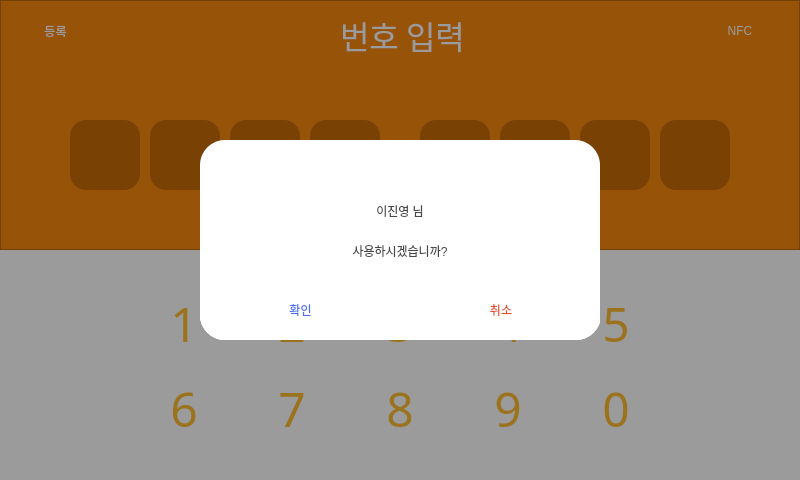
<?xml version="1.0" encoding="UTF-8"?>
<ui version="4.0">
 <class>LogIn</class>
 <widget class="QWidget" name="LogIn">
  <property name="geometry">
   <rect>
    <x>0</x>
    <y>0</y>
    <width>800</width>
    <height>480</height>
   </rect>
  </property>
  <property name="windowTitle">
   <string>Form</string>
  </property>
  <widget class="QFrame" name="KeypadFrame">
   <property name="geometry">
    <rect>
     <x>0</x>
     <y>250</y>
     <width>800</width>
     <height>230</height>
    </rect>
   </property>
   <property name="palette">
    <palette>
     <active>
      <colorrole role="Button">
       <brush brushstyle="SolidPattern">
        <color alpha="255">
         <red>255</red>
         <green>255</green>
         <blue>255</blue>
        </color>
       </brush>
      </colorrole>
      <colorrole role="Base">
       <brush brushstyle="SolidPattern">
        <color alpha="255">
         <red>255</red>
         <green>255</green>
         <blue>255</blue>
        </color>
       </brush>
      </colorrole>
      <colorrole role="Window">
       <brush brushstyle="SolidPattern">
        <color alpha="255">
         <red>255</red>
         <green>255</green>
         <blue>255</blue>
        </color>
       </brush>
      </colorrole>
     </active>
     <inactive>
      <colorrole role="Button">
       <brush brushstyle="SolidPattern">
        <color alpha="255">
         <red>255</red>
         <green>255</green>
         <blue>255</blue>
        </color>
       </brush>
      </colorrole>
      <colorrole role="Base">
       <brush brushstyle="SolidPattern">
        <color alpha="255">
         <red>255</red>
         <green>255</green>
         <blue>255</blue>
        </color>
       </brush>
      </colorrole>
      <colorrole role="Window">
       <brush brushstyle="SolidPattern">
        <color alpha="255">
         <red>255</red>
         <green>255</green>
         <blue>255</blue>
        </color>
       </brush>
      </colorrole>
     </inactive>
     <disabled>
      <colorrole role="Button">
       <brush brushstyle="SolidPattern">
        <color alpha="255">
         <red>255</red>
         <green>255</green>
         <blue>255</blue>
        </color>
       </brush>
      </colorrole>
      <colorrole role="Base">
       <brush brushstyle="SolidPattern">
        <color alpha="255">
         <red>255</red>
         <green>255</green>
         <blue>255</blue>
        </color>
       </brush>
      </colorrole>
      <colorrole role="Window">
       <brush brushstyle="SolidPattern">
        <color alpha="255">
         <red>255</red>
         <green>255</green>
         <blue>255</blue>
        </color>
       </brush>
      </colorrole>
     </disabled>
    </palette>
   </property>
   <property name="styleSheet">
    <string notr="true">background-color: rgb(255, 255, 255);
</string>
   </property>
   <widget class="QFrame" name="Keypad">
    <property name="geometry">
     <rect>
      <x>116</x>
      <y>25</y>
      <width>568</width>
      <height>180</height>
     </rect>
    </property>
    <widget class="QPushButton" name="KeypadButton_9">
     <property name="geometry">
      <rect>
       <x>352</x>
       <y>93</y>
       <width>80</width>
       <height>80</height>
      </rect>
     </property>
     <property name="sizePolicy">
      <sizepolicy hsizetype="Fixed" vsizetype="Fixed">
       <horstretch>0</horstretch>
       <verstretch>0</verstretch>
      </sizepolicy>
     </property>
     <property name="maximumSize">
      <size>
       <width>80</width>
       <height>80</height>
      </size>
     </property>
     <property name="font">
      <font>
       <family>배달의민족 도현</family>
       <pointsize>36</pointsize>
       <weight>50</weight>
       <italic>false</italic>
       <bold>false</bold>
      </font>
     </property>
     <property name="styleSheet">
      <string notr="true">QPushButton
{
	border-radius: 3px;
	font: 36pt &quot;배달의민족 도현&quot;;
	color: rgb(255, 188, 50);
	background-color: rgb(255, 255, 255);
	border-color: rgb(255, 188, 50);
}

QPushButton:hover
{
	background-color: rgb(223, 163, 43);
	color: rgb(255, 255, 255);
}</string>
     </property>
     <property name="text">
      <string>9</string>
     </property>
    </widget>
    <widget class="QPushButton" name="KeypadButton_1">
     <property name="geometry">
      <rect>
       <x>28</x>
       <y>8</y>
       <width>80</width>
       <height>80</height>
      </rect>
     </property>
     <property name="sizePolicy">
      <sizepolicy hsizetype="Fixed" vsizetype="Fixed">
       <horstretch>0</horstretch>
       <verstretch>0</verstretch>
      </sizepolicy>
     </property>
     <property name="maximumSize">
      <size>
       <width>80</width>
       <height>80</height>
      </size>
     </property>
     <property name="font">
      <font>
       <family>배달의민족 도현</family>
       <pointsize>36</pointsize>
       <weight>50</weight>
       <italic>false</italic>
       <bold>false</bold>
      </font>
     </property>
     <property name="styleSheet">
      <string notr="true">QPushButton
{
	border-radius: 3px;
	font: 36pt &quot;배달의민족 도현&quot;;
	color: rgb(255, 188, 50);
	background-color: rgb(255, 255, 255);
	border-color: rgb(255, 188, 50);
}

QPushButton:hover
{
	background-color: rgb(223, 163, 43);
	color: rgb(255, 255, 255);
}</string>
     </property>
     <property name="text">
      <string>1</string>
     </property>
    </widget>
    <widget class="QPushButton" name="KeypadButton_4">
     <property name="geometry">
      <rect>
       <x>352</x>
       <y>8</y>
       <width>80</width>
       <height>80</height>
      </rect>
     </property>
     <property name="sizePolicy">
      <sizepolicy hsizetype="Fixed" vsizetype="Fixed">
       <horstretch>0</horstretch>
       <verstretch>0</verstretch>
      </sizepolicy>
     </property>
     <property name="maximumSize">
      <size>
       <width>80</width>
       <height>80</height>
      </size>
     </property>
     <property name="font">
      <font>
       <family>배달의민족 도현</family>
       <pointsize>36</pointsize>
       <weight>50</weight>
       <italic>false</italic>
       <bold>false</bold>
      </font>
     </property>
     <property name="styleSheet">
      <string notr="true">QPushButton
{
	border-radius: 3px;
	font: 36pt &quot;배달의민족 도현&quot;;
	color: rgb(255, 188, 50);
	background-color: rgb(255, 255, 255);
	border-color: rgb(255, 188, 50);
}

QPushButton:hover
{
	background-color: rgb(223, 163, 43);
	color: rgb(255, 255, 255);
}</string>
     </property>
     <property name="text">
      <string>4</string>
     </property>
    </widget>
    <widget class="QPushButton" name="KeypadButton_0">
     <property name="geometry">
      <rect>
       <x>460</x>
       <y>93</y>
       <width>80</width>
       <height>80</height>
      </rect>
     </property>
     <property name="sizePolicy">
      <sizepolicy hsizetype="Fixed" vsizetype="Fixed">
       <horstretch>0</horstretch>
       <verstretch>0</verstretch>
      </sizepolicy>
     </property>
     <property name="maximumSize">
      <size>
       <width>80</width>
       <height>80</height>
      </size>
     </property>
     <property name="font">
      <font>
       <family>배달의민족 도현</family>
       <pointsize>36</pointsize>
       <weight>50</weight>
       <italic>false</italic>
       <bold>false</bold>
      </font>
     </property>
     <property name="styleSheet">
      <string notr="true">QPushButton
{
	border-radius: 3px;
	font: 36pt &quot;배달의민족 도현&quot;;
	color: rgb(255, 188, 50);
	background-color: rgb(255, 255, 255);
	border-color: rgb(255, 188, 50);
}

QPushButton:hover
{
	background-color: rgb(223, 163, 43);
	color: rgb(255, 255, 255);
}</string>
     </property>
     <property name="text">
      <string>0</string>
     </property>
    </widget>
    <widget class="QPushButton" name="KeypadButton_5">
     <property name="geometry">
      <rect>
       <x>460</x>
       <y>8</y>
       <width>80</width>
       <height>80</height>
      </rect>
     </property>
     <property name="sizePolicy">
      <sizepolicy hsizetype="Fixed" vsizetype="Fixed">
       <horstretch>0</horstretch>
       <verstretch>0</verstretch>
      </sizepolicy>
     </property>
     <property name="maximumSize">
      <size>
       <width>80</width>
       <height>80</height>
      </size>
     </property>
     <property name="font">
      <font>
       <family>배달의민족 도현</family>
       <pointsize>36</pointsize>
       <weight>50</weight>
       <italic>false</italic>
       <bold>false</bold>
      </font>
     </property>
     <property name="styleSheet">
      <string>QPushButton
{
	border-radius: 3px;
	font: 36pt &quot;배달의민족 도현&quot;;
	color: rgb(255, 188, 50);
	background-color: rgb(255, 255, 255);
	border-color: rgb(255, 188, 50);
}

QPushButton:hover
{
	background-color: rgb(223, 163, 43);
	color: rgb(255, 255, 255);
}</string>
     </property>
     <property name="text">
      <string>5</string>
     </property>
    </widget>
    <widget class="QPushButton" name="KeypadButton_2">
     <property name="geometry">
      <rect>
       <x>136</x>
       <y>8</y>
       <width>80</width>
       <height>80</height>
      </rect>
     </property>
     <property name="sizePolicy">
      <sizepolicy hsizetype="Fixed" vsizetype="Fixed">
       <horstretch>0</horstretch>
       <verstretch>0</verstretch>
      </sizepolicy>
     </property>
     <property name="maximumSize">
      <size>
       <width>80</width>
       <height>80</height>
      </size>
     </property>
     <property name="font">
      <font>
       <family>배달의민족 도현</family>
       <pointsize>36</pointsize>
       <weight>50</weight>
       <italic>false</italic>
       <bold>false</bold>
      </font>
     </property>
     <property name="styleSheet">
      <string notr="true">QPushButton
{
	border-radius: 3px;
	font: 36pt &quot;배달의민족 도현&quot;;
	color: rgb(255, 188, 50);
	background-color: rgb(255, 255, 255);
	border-color: rgb(255, 188, 50);
}

QPushButton:hover
{
	background-color: rgb(223, 163, 43);
	color: rgb(255, 255, 255);
}</string>
     </property>
     <property name="text">
      <string>2</string>
     </property>
    </widget>
    <widget class="QPushButton" name="KeypadButton_7">
     <property name="geometry">
      <rect>
       <x>136</x>
       <y>93</y>
       <width>80</width>
       <height>80</height>
      </rect>
     </property>
     <property name="sizePolicy">
      <sizepolicy hsizetype="Fixed" vsizetype="Fixed">
       <horstretch>0</horstretch>
       <verstretch>0</verstretch>
      </sizepolicy>
     </property>
     <property name="maximumSize">
      <size>
       <width>80</width>
       <height>80</height>
      </size>
     </property>
     <property name="font">
      <font>
       <family>배달의민족 도현</family>
       <pointsize>36</pointsize>
       <weight>50</weight>
       <italic>false</italic>
       <bold>false</bold>
      </font>
     </property>
     <property name="styleSheet">
      <string notr="true">QPushButton
{
	border-radius: 3px;
	font: 36pt &quot;배달의민족 도현&quot;;
	color: rgb(255, 188, 50);
	background-color: rgb(255, 255, 255);
	border-color: rgb(255, 188, 50);
}

QPushButton:hover
{
	background-color: rgb(223, 163, 43);
	color: rgb(255, 255, 255);
}</string>
     </property>
     <property name="text">
      <string>7</string>
     </property>
    </widget>
    <widget class="QPushButton" name="KeypadButton_3">
     <property name="geometry">
      <rect>
       <x>244</x>
       <y>8</y>
       <width>80</width>
       <height>80</height>
      </rect>
     </property>
     <property name="sizePolicy">
      <sizepolicy hsizetype="Fixed" vsizetype="Fixed">
       <horstretch>0</horstretch>
       <verstretch>0</verstretch>
      </sizepolicy>
     </property>
     <property name="maximumSize">
      <size>
       <width>80</width>
       <height>80</height>
      </size>
     </property>
     <property name="font">
      <font>
       <family>배달의민족 도현</family>
       <pointsize>36</pointsize>
       <weight>50</weight>
       <italic>false</italic>
       <bold>false</bold>
      </font>
     </property>
     <property name="styleSheet">
      <string notr="true">QPushButton
{
	border-radius: 3px;
	font: 36pt &quot;배달의민족 도현&quot;;
	color: rgb(255, 188, 50);
	background-color: rgb(255, 255, 255);
	border-color: rgb(255, 188, 50);
}

QPushButton:hover
{
	background-color: rgb(223, 163, 43);
	color: rgb(255, 255, 255);
}</string>
     </property>
     <property name="text">
      <string>3</string>
     </property>
    </widget>
    <widget class="QPushButton" name="KeypadButton_8">
     <property name="geometry">
      <rect>
       <x>244</x>
       <y>93</y>
       <width>80</width>
       <height>80</height>
      </rect>
     </property>
     <property name="sizePolicy">
      <sizepolicy hsizetype="Fixed" vsizetype="Fixed">
       <horstretch>0</horstretch>
       <verstretch>0</verstretch>
      </sizepolicy>
     </property>
     <property name="maximumSize">
      <size>
       <width>80</width>
       <height>80</height>
      </size>
     </property>
     <property name="font">
      <font>
       <family>배달의민족 도현</family>
       <pointsize>36</pointsize>
       <weight>50</weight>
       <italic>false</italic>
       <bold>false</bold>
      </font>
     </property>
     <property name="styleSheet">
      <string notr="true">QPushButton
{
	border-radius: 3px;
	font: 36pt &quot;배달의민족 도현&quot;;
	color: rgb(255, 188, 50);
	background-color: rgb(255, 255, 255);
	border-color: rgb(255, 188, 50);
}

QPushButton:hover
{
	background-color: rgb(223, 163, 43);
	color: rgb(255, 255, 255);
}</string>
     </property>
     <property name="text">
      <string>8</string>
     </property>
    </widget>
    <widget class="QPushButton" name="KeypadButton_6">
     <property name="geometry">
      <rect>
       <x>28</x>
       <y>93</y>
       <width>80</width>
       <height>80</height>
      </rect>
     </property>
     <property name="sizePolicy">
      <sizepolicy hsizetype="Fixed" vsizetype="Fixed">
       <horstretch>0</horstretch>
       <verstretch>0</verstretch>
      </sizepolicy>
     </property>
     <property name="maximumSize">
      <size>
       <width>80</width>
       <height>80</height>
      </size>
     </property>
     <property name="font">
      <font>
       <family>배달의민족 도현</family>
       <pointsize>36</pointsize>
       <weight>50</weight>
       <italic>false</italic>
       <bold>false</bold>
      </font>
     </property>
     <property name="styleSheet">
      <string notr="true">QPushButton
{
	border-radius: 3px;
	font: 36pt &quot;배달의민족 도현&quot;;
	color: rgb(255, 188, 50);
	background-color: rgb(255, 255, 255);
	border-color: rgb(255, 188, 50);
}

QPushButton:hover
{
	background-color: rgb(223, 163, 43);
	color: rgb(255, 255, 255);
}</string>
     </property>
     <property name="text">
      <string>6</string>
     </property>
    </widget>
    <widget class="QLabel" name="LongStick_1">
     <property name="geometry">
      <rect>
       <x>6</x>
       <y>10</y>
       <width>16</width>
       <height>160</height>
      </rect>
     </property>
     <property name="text">
      <string/>
     </property>
     <property name="pixmap">
      <pixmap>Images/boldStick.png</pixmap>
     </property>
     <property name="alignment">
      <set>Qt::AlignCenter</set>
     </property>
    </widget>
    <widget class="QLabel" name="LongStick_2">
     <property name="geometry">
      <rect>
       <x>546</x>
       <y>10</y>
       <width>16</width>
       <height>160</height>
      </rect>
     </property>
     <property name="text">
      <string/>
     </property>
     <property name="pixmap">
      <pixmap>Images/boldStick.png</pixmap>
     </property>
     <property name="alignment">
      <set>Qt::AlignCenter</set>
     </property>
    </widget>
    <widget class="QLabel" name="ShortStick_1">
     <property name="geometry">
      <rect>
       <x>117</x>
       <y>10</y>
       <width>10</width>
       <height>74</height>
      </rect>
     </property>
     <property name="text">
      <string/>
     </property>
     <property name="pixmap">
      <pixmap>Images/SharpStick.png</pixmap>
     </property>
     <property name="alignment">
      <set>Qt::AlignCenter</set>
     </property>
    </widget>
    <widget class="QLabel" name="ShortStick_8">
     <property name="geometry">
      <rect>
       <x>441</x>
       <y>96</y>
       <width>10</width>
       <height>74</height>
      </rect>
     </property>
     <property name="text">
      <string/>
     </property>
     <property name="pixmap">
      <pixmap>Images/SharpStick.png</pixmap>
     </property>
     <property name="alignment">
      <set>Qt::AlignCenter</set>
     </property>
    </widget>
    <widget class="QLabel" name="ShortStick_4">
     <property name="geometry">
      <rect>
       <x>441</x>
       <y>10</y>
       <width>10</width>
       <height>74</height>
      </rect>
     </property>
     <property name="text">
      <string/>
     </property>
     <property name="pixmap">
      <pixmap>Images/SharpStick.png</pixmap>
     </property>
     <property name="alignment">
      <set>Qt::AlignCenter</set>
     </property>
    </widget>
    <widget class="QLabel" name="ShortStick_3">
     <property name="geometry">
      <rect>
       <x>333</x>
       <y>10</y>
       <width>10</width>
       <height>74</height>
      </rect>
     </property>
     <property name="text">
      <string/>
     </property>
     <property name="pixmap">
      <pixmap>Images/SharpStick.png</pixmap>
     </property>
     <property name="alignment">
      <set>Qt::AlignCenter</set>
     </property>
    </widget>
    <widget class="QLabel" name="ShortStick_2">
     <property name="geometry">
      <rect>
       <x>225</x>
       <y>10</y>
       <width>10</width>
       <height>74</height>
      </rect>
     </property>
     <property name="text">
      <string/>
     </property>
     <property name="pixmap">
      <pixmap>Images/SharpStick.png</pixmap>
     </property>
     <property name="alignment">
      <set>Qt::AlignCenter</set>
     </property>
    </widget>
    <widget class="QLabel" name="ShortStick_7">
     <property name="geometry">
      <rect>
       <x>333</x>
       <y>96</y>
       <width>10</width>
       <height>74</height>
      </rect>
     </property>
     <property name="text">
      <string/>
     </property>
     <property name="pixmap">
      <pixmap>Images/SharpStick.png</pixmap>
     </property>
     <property name="alignment">
      <set>Qt::AlignCenter</set>
     </property>
    </widget>
    <widget class="QLabel" name="ShortStick_6">
     <property name="geometry">
      <rect>
       <x>225</x>
       <y>96</y>
       <width>10</width>
       <height>74</height>
      </rect>
     </property>
     <property name="text">
      <string/>
     </property>
     <property name="pixmap">
      <pixmap>Images/SharpStick.png</pixmap>
     </property>
     <property name="alignment">
      <set>Qt::AlignCenter</set>
     </property>
    </widget>
    <widget class="QLabel" name="ShortStick_5">
     <property name="geometry">
      <rect>
       <x>117</x>
       <y>96</y>
       <width>10</width>
       <height>74</height>
      </rect>
     </property>
     <property name="text">
      <string/>
     </property>
     <property name="pixmap">
      <pixmap>Images/SharpStick.png</pixmap>
     </property>
     <property name="alignment">
      <set>Qt::AlignCenter</set>
     </property>
    </widget>
   </widget>
  </widget>
  <widget class="QFrame" name="MenuBar">
   <property name="geometry">
    <rect>
     <x>0</x>
     <y>0</y>
     <width>800</width>
     <height>250</height>
    </rect>
   </property>
   <property name="styleSheet">
    <string notr="true">background-color: rgb(249, 138, 015);</string>
   </property>
   <property name="frameShape">
    <enum>QFrame::StyledPanel</enum>
   </property>
   <property name="frameShadow">
    <enum>QFrame::Raised</enum>
   </property>
   <widget class="QPushButton" name="ButtonNFC">
    <property name="geometry">
     <rect>
      <x>700</x>
      <y>5</y>
      <width>80</width>
      <height>51</height>
     </rect>
    </property>
    <property name="layoutDirection">
     <enum>Qt::RightToLeft</enum>
    </property>
    <property name="styleSheet">
     <string notr="true">border-radius: 1px;
background-color: rgba(241, 145, 039, 0);
color: rgb(255, 255, 255);
font: 20pt &quot;배달의민족 주아&quot;;</string>
    </property>
    <property name="text">
     <string>NFC</string>
    </property>
    <property name="icon">
     <iconset>
      <normaloff>Images/Phone.png</normaloff>Images/Phone.png</iconset>
    </property>
    <property name="iconSize">
     <size>
      <width>32</width>
      <height>32</height>
     </size>
    </property>
   </widget>
   <widget class="QPushButton" name="ButtonRegister">
    <property name="geometry">
     <rect>
      <x>10</x>
      <y>5</y>
      <width>91</width>
      <height>51</height>
     </rect>
    </property>
    <property name="styleSheet">
     <string notr="true">border-radius: 1px;
background-color: rgba(241, 145, 039, 0);
color: rgb(255, 255, 255);
font: 20pt &quot;배달의민족 주아&quot;;</string>
    </property>
    <property name="text">
     <string>등록</string>
    </property>
    <property name="icon">
     <iconset>
      <normaloff>Images/Document.png</normaloff>Images/Document.png</iconset>
    </property>
    <property name="iconSize">
     <size>
      <width>32</width>
      <height>32</height>
     </size>
    </property>
    <property name="autoRepeat">
     <bool>false</bool>
    </property>
   </widget>
   <widget class="QLabel" name="MenuPageLabel">
    <property name="geometry">
     <rect>
      <x>340</x>
      <y>5</y>
      <width>121</width>
      <height>60</height>
     </rect>
    </property>
    <property name="font">
     <font>
      <family>배달의민족 주아</family>
      <pointsize>24</pointsize>
      <weight>50</weight>
      <italic>false</italic>
      <bold>false</bold>
     </font>
    </property>
    <property name="styleSheet">
     <string notr="true">font: 24pt &quot;배달의민족 주아&quot;;</string>
    </property>
    <property name="text">
     <string>&lt;html&gt;&lt;head/&gt;&lt;body&gt;&lt;p align=&quot;center&quot;&gt;&lt;span style=&quot; color:#ffffff;&quot;&gt;번호 입력&lt;/span&gt;&lt;/p&gt;&lt;/body&gt;&lt;/html&gt;</string>
    </property>
    <property name="alignment">
     <set>Qt::AlignCenter</set>
    </property>
   </widget>
   <widget class="QPushButton" name="NumberDisplay_7">
    <property name="geometry">
     <rect>
      <x>580</x>
      <y>120</y>
      <width>70</width>
      <height>70</height>
     </rect>
    </property>
    <property name="font">
     <font>
      <family>배달의민족 주아</family>
      <pointsize>24</pointsize>
      <weight>50</weight>
      <italic>false</italic>
      <bold>false</bold>
     </font>
    </property>
    <property name="styleSheet">
     <string notr="true">border-radius: 16px;
background-color: rgb(199, 107, 5);
color: rgb(255, 255, 255);
font: 24pt &quot;배달의민족 주아&quot;;</string>
    </property>
   </widget>
   <widget class="QPushButton" name="NumberDisplay_5">
    <property name="geometry">
     <rect>
      <x>420</x>
      <y>120</y>
      <width>70</width>
      <height>70</height>
     </rect>
    </property>
    <property name="font">
     <font>
      <family>배달의민족 주아</family>
      <pointsize>24</pointsize>
      <weight>50</weight>
      <italic>false</italic>
      <bold>false</bold>
     </font>
    </property>
    <property name="styleSheet">
     <string notr="true">border-radius: 16px;
background-color: rgb(199, 107, 5);
color: rgb(255, 255, 255);
font: 24pt &quot;배달의민족 주아&quot;;</string>
    </property>
   </widget>
   <widget class="QPushButton" name="NumberDisplay_8">
    <property name="geometry">
     <rect>
      <x>660</x>
      <y>120</y>
      <width>70</width>
      <height>70</height>
     </rect>
    </property>
    <property name="font">
     <font>
      <family>배달의민족 주아</family>
      <pointsize>24</pointsize>
      <weight>50</weight>
      <italic>false</italic>
      <bold>false</bold>
     </font>
    </property>
    <property name="styleSheet">
     <string notr="true">border-radius: 16px;
background-color: rgb(199, 107, 5);
color: rgb(255, 255, 255);
font: 24pt &quot;배달의민족 주아&quot;;</string>
    </property>
   </widget>
   <widget class="QPushButton" name="NumberDisplay_1">
    <property name="geometry">
     <rect>
      <x>70</x>
      <y>120</y>
      <width>70</width>
      <height>70</height>
     </rect>
    </property>
    <property name="font">
     <font>
      <family>배달의민족 주아</family>
      <pointsize>24</pointsize>
      <weight>50</weight>
      <italic>false</italic>
      <bold>false</bold>
     </font>
    </property>
    <property name="styleSheet">
     <string notr="true">border-radius: 16px;
background-color: rgb(199, 107, 5);
color: rgb(255, 255, 255);
font: 24pt &quot;배달의민족 주아&quot;;</string>
    </property>
   </widget>
   <widget class="QPushButton" name="NumberDisplay_3">
    <property name="geometry">
     <rect>
      <x>230</x>
      <y>120</y>
      <width>70</width>
      <height>70</height>
     </rect>
    </property>
    <property name="font">
     <font>
      <family>배달의민족 주아</family>
      <pointsize>24</pointsize>
      <weight>50</weight>
      <italic>false</italic>
      <bold>false</bold>
     </font>
    </property>
    <property name="styleSheet">
     <string notr="true">border-radius: 16px;
background-color: rgb(199, 107, 5);
color: rgb(255, 255, 255);
font: 24pt &quot;배달의민족 주아&quot;;</string>
    </property>
   </widget>
   <widget class="QPushButton" name="NumberDisplay_4">
    <property name="geometry">
     <rect>
      <x>310</x>
      <y>120</y>
      <width>70</width>
      <height>70</height>
     </rect>
    </property>
    <property name="font">
     <font>
      <family>배달의민족 주아</family>
      <pointsize>24</pointsize>
      <weight>50</weight>
      <italic>false</italic>
      <bold>false</bold>
     </font>
    </property>
    <property name="styleSheet">
     <string notr="true">border-radius: 16px;
background-color: rgb(199, 107, 5);
color: rgb(255, 255, 255);
font: 24pt &quot;배달의민족 주아&quot;;</string>
    </property>
   </widget>
   <widget class="QPushButton" name="NumberDisplay_2">
    <property name="geometry">
     <rect>
      <x>150</x>
      <y>120</y>
      <width>70</width>
      <height>70</height>
     </rect>
    </property>
    <property name="font">
     <font>
      <family>배달의민족 주아</family>
      <pointsize>24</pointsize>
      <weight>50</weight>
      <italic>false</italic>
      <bold>false</bold>
     </font>
    </property>
    <property name="styleSheet">
     <string notr="true">border-radius: 16px;
background-color: rgb(199, 107, 5);
color: rgb(255, 255, 255);
font: 24pt &quot;배달의민족 주아&quot;;</string>
    </property>
   </widget>
   <widget class="QPushButton" name="NumberDisplay_6">
    <property name="geometry">
     <rect>
      <x>500</x>
      <y>120</y>
      <width>70</width>
      <height>70</height>
     </rect>
    </property>
    <property name="font">
     <font>
      <family>배달의민족 주아</family>
      <pointsize>24</pointsize>
      <weight>50</weight>
      <italic>false</italic>
      <bold>false</bold>
     </font>
    </property>
    <property name="styleSheet">
     <string notr="true">border-radius: 16px;
background-color: rgb(199, 107, 5);
color: rgb(255, 255, 255);
font: 24pt &quot;배달의민족 주아&quot;;</string>
    </property>
   </widget>
   <widget class="QLabel" name="DashStick">
    <property name="geometry">
     <rect>
      <x>390</x>
      <y>147</y>
      <width>20</width>
      <height>16</height>
     </rect>
    </property>
    <property name="text">
     <string/>
    </property>
    <property name="pixmap">
     <pixmap>Images/Stick2.png</pixmap>
    </property>
   </widget>
  </widget>
  <widget class="QFrame" name="DialogueShadow">
   <property name="enabled">
    <bool>true</bool>
   </property>
   <property name="geometry">
    <rect>
     <x>0</x>
     <y>0</y>
     <width>800</width>
     <height>480</height>
    </rect>
   </property>
   <property name="sizePolicy">
    <sizepolicy hsizetype="Preferred" vsizetype="Preferred">
     <horstretch>0</horstretch>
     <verstretch>0</verstretch>
    </sizepolicy>
   </property>
   <property name="palette">
    <palette>
     <active>
      <colorrole role="Base">
       <brush brushstyle="SolidPattern">
        <color alpha="255">
         <red>255</red>
         <green>255</green>
         <blue>255</blue>
        </color>
       </brush>
      </colorrole>
      <colorrole role="Window">
       <brush brushstyle="SolidPattern">
        <color alpha="100">
         <red>0</red>
         <green>0</green>
         <blue>0</blue>
        </color>
       </brush>
      </colorrole>
     </active>
     <inactive>
      <colorrole role="Base">
       <brush brushstyle="SolidPattern">
        <color alpha="255">
         <red>255</red>
         <green>255</green>
         <blue>255</blue>
        </color>
       </brush>
      </colorrole>
      <colorrole role="Window">
       <brush brushstyle="SolidPattern">
        <color alpha="100">
         <red>0</red>
         <green>0</green>
         <blue>0</blue>
        </color>
       </brush>
      </colorrole>
     </inactive>
     <disabled>
      <colorrole role="Base">
       <brush brushstyle="SolidPattern">
        <color alpha="100">
         <red>0</red>
         <green>0</green>
         <blue>0</blue>
        </color>
       </brush>
      </colorrole>
      <colorrole role="Window">
       <brush brushstyle="SolidPattern">
        <color alpha="100">
         <red>0</red>
         <green>0</green>
         <blue>0</blue>
        </color>
       </brush>
      </colorrole>
     </disabled>
    </palette>
   </property>
   <property name="accessibleName">
    <string/>
   </property>
   <property name="autoFillBackground">
    <bool>true</bool>
   </property>
   <property name="styleSheet">
    <string notr="true"/>
   </property>
   <widget class="QFrame" name="DialogueCheck">
    <property name="geometry">
     <rect>
      <x>200</x>
      <y>140</y>
      <width>400</width>
      <height>200</height>
     </rect>
    </property>
    <property name="contextMenuPolicy">
     <enum>Qt::NoContextMenu</enum>
    </property>
    <property name="styleSheet">
     <string notr="true">background-color: rgb(255, 255, 255);
border-radius: 25px
</string>
    </property>
    <widget class="QLabel" name="DLabelName">
     <property name="geometry">
      <rect>
       <x>0</x>
       <y>50</y>
       <width>400</width>
       <height>41</height>
      </rect>
     </property>
     <property name="styleSheet">
      <string notr="true">font: 24pt &quot;배달의민족 주아&quot;;
background-color: rgb(255, 255, 255);
color: rgb(71, 71, 71);</string>
     </property>
     <property name="text">
      <string>이진영 님</string>
     </property>
     <property name="alignment">
      <set>Qt::AlignCenter</set>
     </property>
    </widget>
    <widget class="QLabel" name="DLabelQ">
     <property name="geometry">
      <rect>
       <x>0</x>
       <y>90</y>
       <width>400</width>
       <height>41</height>
      </rect>
     </property>
     <property name="styleSheet">
      <string notr="true">font: 18pt &quot;배달의민족 주아&quot;;
background-color: rgb(255, 255, 255);
color: rgb(71, 71, 71);</string>
     </property>
     <property name="text">
      <string>사용하시겠습니까?</string>
     </property>
     <property name="alignment">
      <set>Qt::AlignCenter</set>
     </property>
    </widget>
    <widget class="QWidget" name="horizontalLayoutWidget_3">
     <property name="geometry">
      <rect>
       <x>0</x>
       <y>139</y>
       <width>401</width>
       <height>61</height>
      </rect>
     </property>
     <layout class="QHBoxLayout" name="horizontalLayout">
      <property name="spacing">
       <number>0</number>
      </property>
      <item>
       <widget class="QPushButton" name="DButtonYes">
        <property name="sizePolicy">
         <sizepolicy hsizetype="Minimum" vsizetype="Expanding">
          <horstretch>0</horstretch>
          <verstretch>0</verstretch>
         </sizepolicy>
        </property>
        <property name="styleSheet">
         <string notr="true">font: 18pt &quot;배달의민족 주아&quot;;
color: rgb(72, 112, 242);
background-color: rgb(255, 255, 255);</string>
        </property>
        <property name="text">
         <string>확인</string>
        </property>
       </widget>
      </item>
      <item>
       <widget class="QPushButton" name="DButtonNo">
        <property name="sizePolicy">
         <sizepolicy hsizetype="Minimum" vsizetype="Expanding">
          <horstretch>0</horstretch>
          <verstretch>0</verstretch>
         </sizepolicy>
        </property>
        <property name="styleSheet">
         <string notr="true">font: 18pt &quot;배달의민족 주아&quot;;
color: rgb(232, 77, 33);
background-color: rgb(255, 255, 255);</string>
        </property>
        <property name="text">
         <string>취소</string>
        </property>
       </widget>
      </item>
     </layout>
    </widget>
   </widget>
  </widget>
 </widget>
 <resources/>
 <connections/>
</ui>
